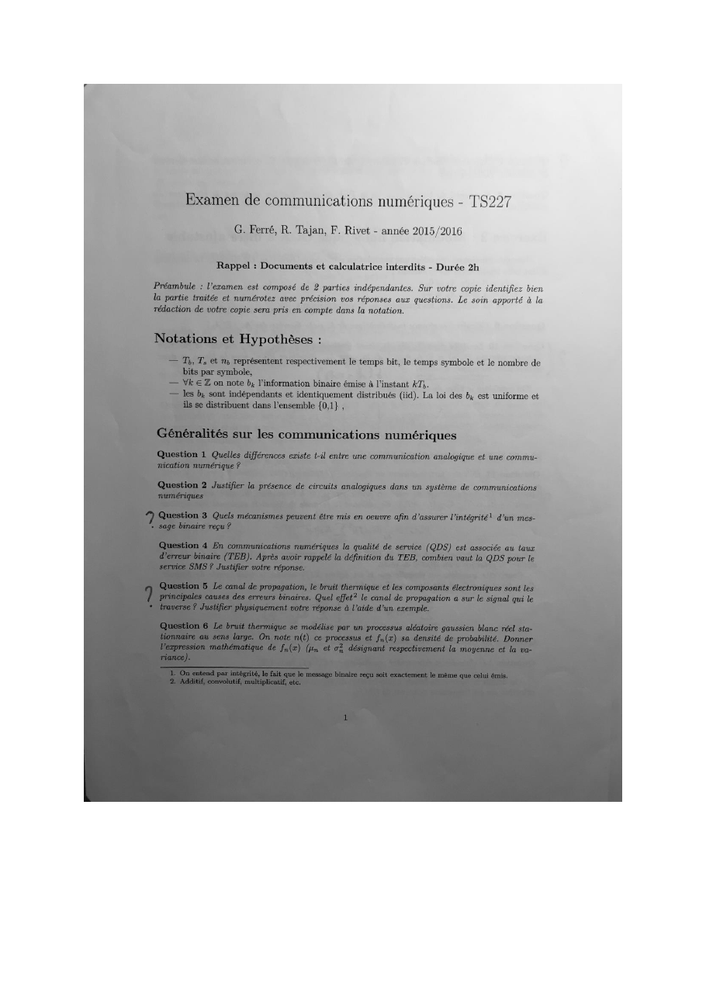
#> input picture _apercu_tmp/ts227ann/2015-2016-1.png, 706 x 999 px, shrunk from 910 x 1287 before the run
$ python skew.py 2015-2016-1.png 5 5
#> lines starting #> are read from the running program, lines starting #| are printed output that depends on the picture; after the words box and inside, x2 and y2 are one past the last pixel; in counts of white or black regions, pixels touching at a corner belong together
import sys, numpy as np
from PIL import Image, ImageFilter
f=sys.argv[1]; x0,x1=int(sys.argv[2]),int(sys.argv[3])
im=Image.open(f).convert('L')
g=np.asarray(im,float)
fond=np.asarray(im.filter(ImageFilter.MaxFilter(31)).filter(ImageFilter.GaussianBlur(30)),float)
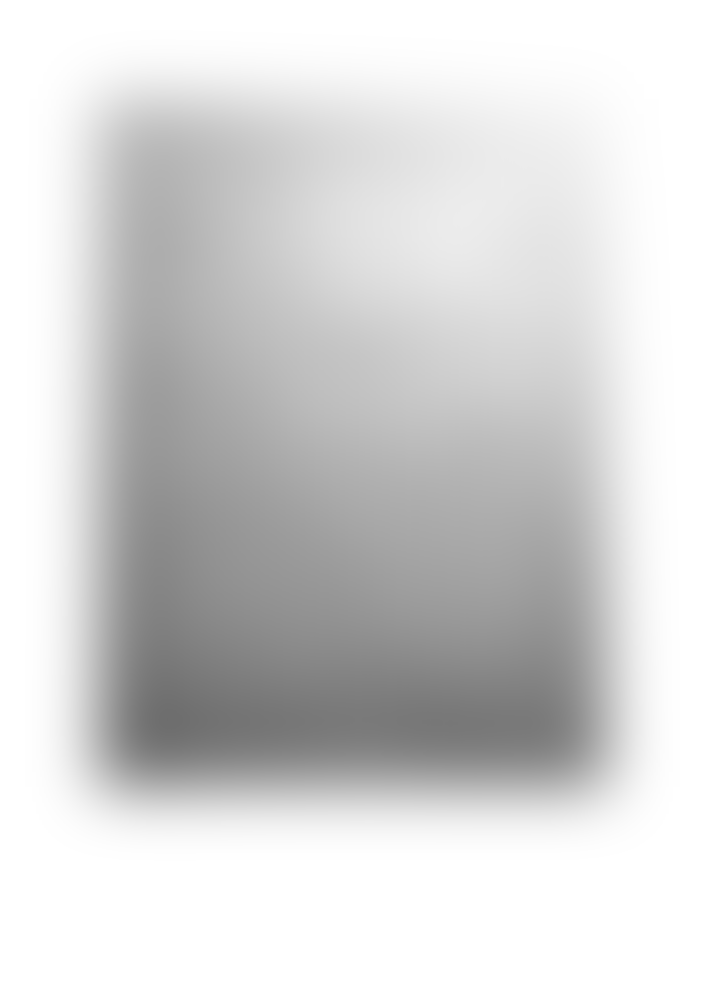
#> fond: shape (999, 706) float64; min 109, max 255, mean 213.5
a=g/np.maximum(fond,1); ink=(a<0.6).astype(float)
#> after `a = g / np.maximum(fond, 1)`:
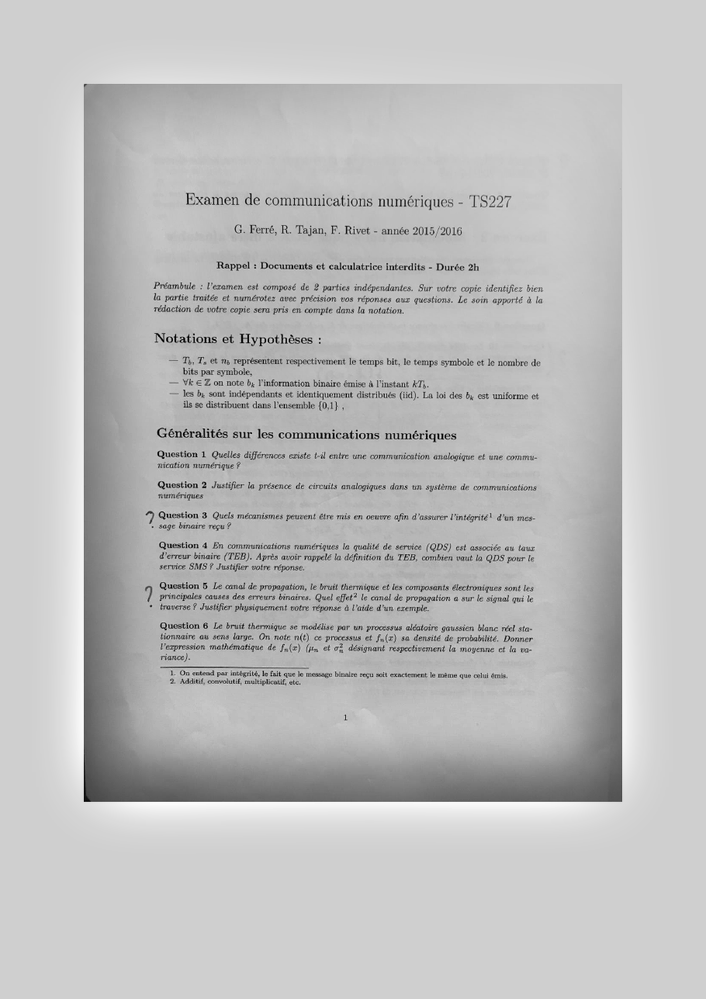
#> a: shape (999, 706) float64; min 0, max 1.23, mean 0.917; drawn with min black and max white
#> after `ink = (a < 0.6).astype(float)`:
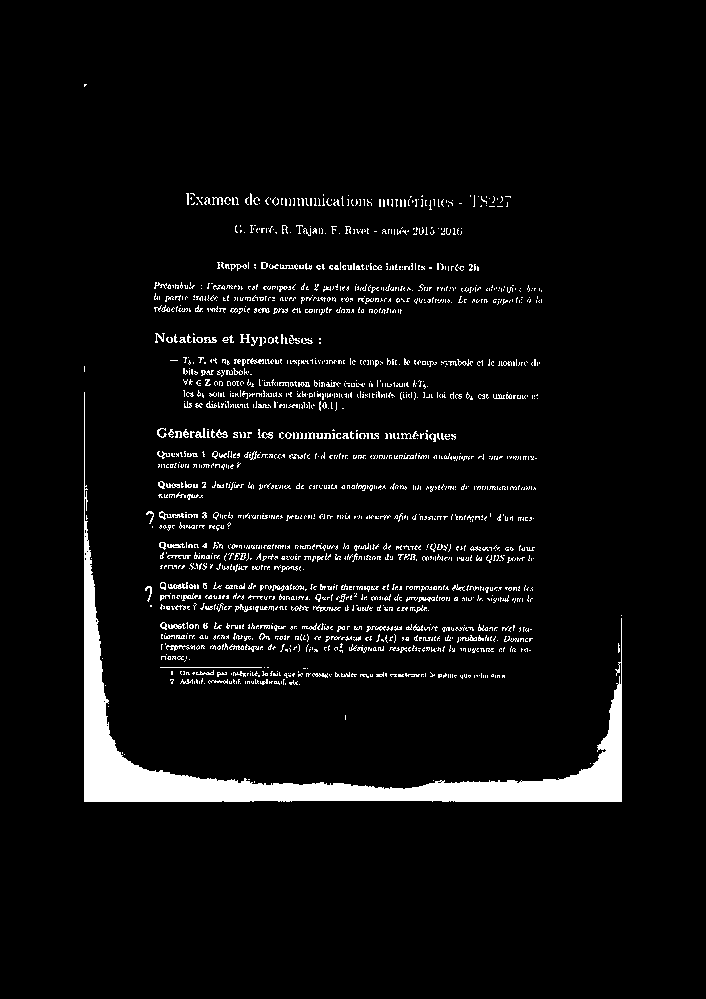
#> ink: shape (999, 706) float64; values 0 (black) and 1 (white), 5% white; 1716 white regions (1520 under 20 px), largest, box (x1, y1, x2, y2) and area: (84, 392, 622, 802) 18048, (160, 667, 262, 668) 102, (159, 511, 184, 520) 78
H,W=ink.shape
#> H = 999; W = 706
xs=np.arange(x0,x1); xc=(x0+x1)/2
for yc in range(150,H-150,100):
    best=None
    for s in np.arange(-0.04,0.0401,0.001):
        prof=np.zeros(H+200)
        sub=ink[:,x0:x1]
        # shear: row index y' = y - s*(x-xc)
        for j in range(0,x1-x0,4):
            dy=int(round(s*(xs[j]-xc)))
            col=sub[max(0,yc-120):min(H,yc+120),j]
            prof[100+max(0,yc-120)-dy:100+max(0,yc-120)-dy+len(col)]+=col
        v=(np.diff(prof)**2).sum()
        if best is None or v>best[0]: best=(v,s)
    dens=ink[yc-50:yc+50,x0:x1].mean()
    print(yc, round(best[1],3), round(dens,3))
#> this loop made 7 passes
#| 150 -0.04 nan
#| 250 -0.04 nan
#| 350 -0.04 nan
#| 450 -0.04 nan
#| 550 -0.04 nan
#| 650 -0.04 nan
#| 750 -0.04 nan

$ run again, on _apercu_tmp/ts227ann/2016-2017-1.png
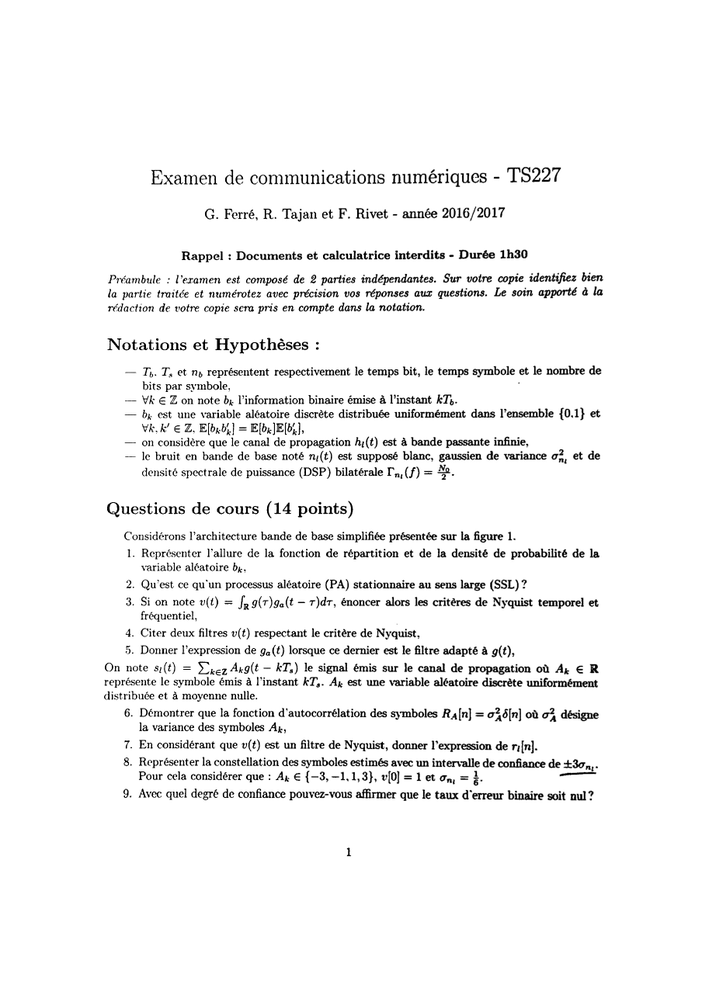
#> input picture _apercu_tmp/ts227ann/2016-2017-1.png, 709 x 995 px, shrunk from 913 x 1282 before the run
#> fond: shape (995, 709) float64; every value is 255
#> `ink = (a < 0.6).astype(float)`:
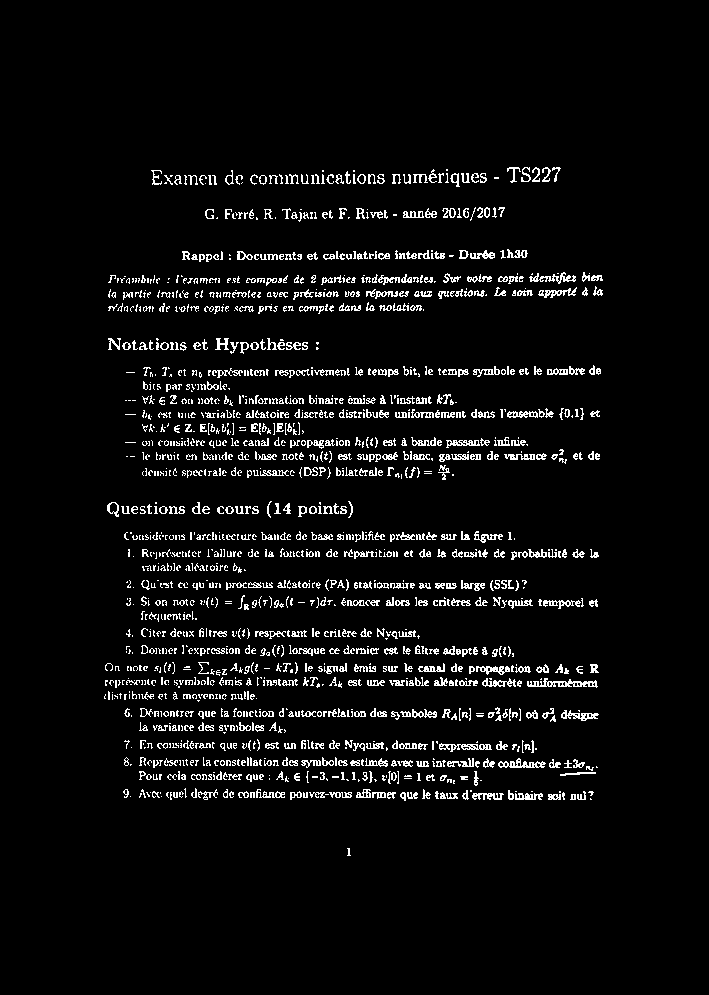
#> ink: shape (995, 709) float64; values 0 (black) and 1 (white), 5.1% white in thin lines or dots, all inside (x1, y1, x2, y2) = (104, 167, 603, 856)
#> the loop `for yc in range(150,H-150,100):` made 7 passes
#| 150 -0.04 nan
#| 250 -0.04 nan
#| 350 -0.04 nan
#| 450 -0.04 nan
#| 550 -0.04 nan
#> (further printed lines are left out)

$ run again, on _apercu_tmp/ts227ann/2016-2017-2.png
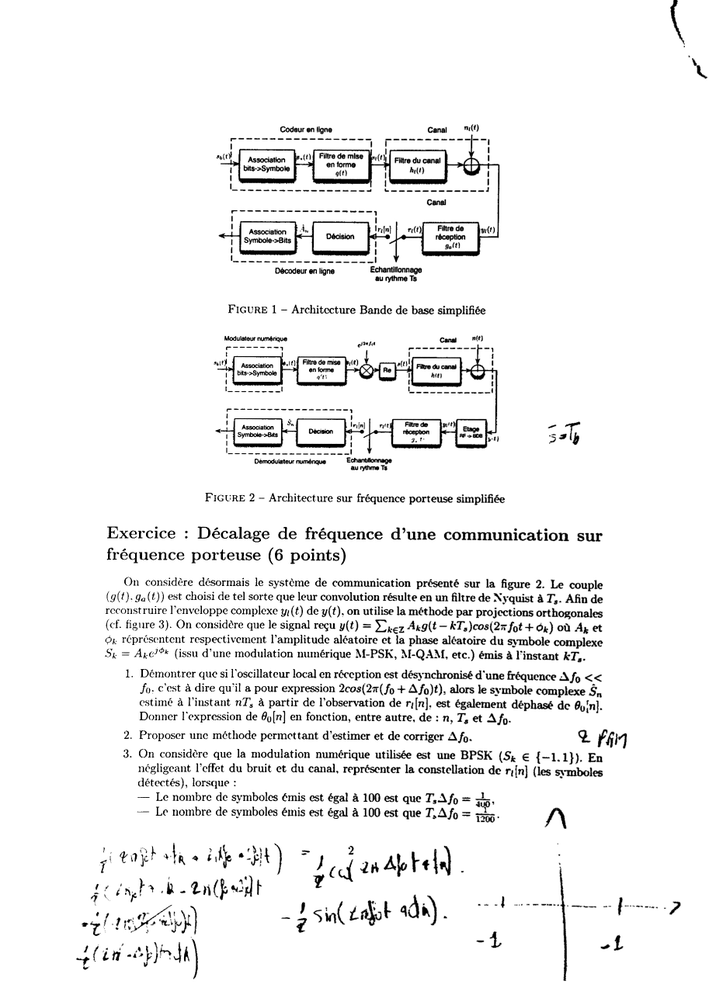
#> input picture _apercu_tmp/ts227ann/2016-2017-2.png, 709 x 995 px, shrunk from 913 x 1282 before the run
#> fond: shape (995, 709) float64; every value is 255
#> `ink = (a < 0.6).astype(float)`:
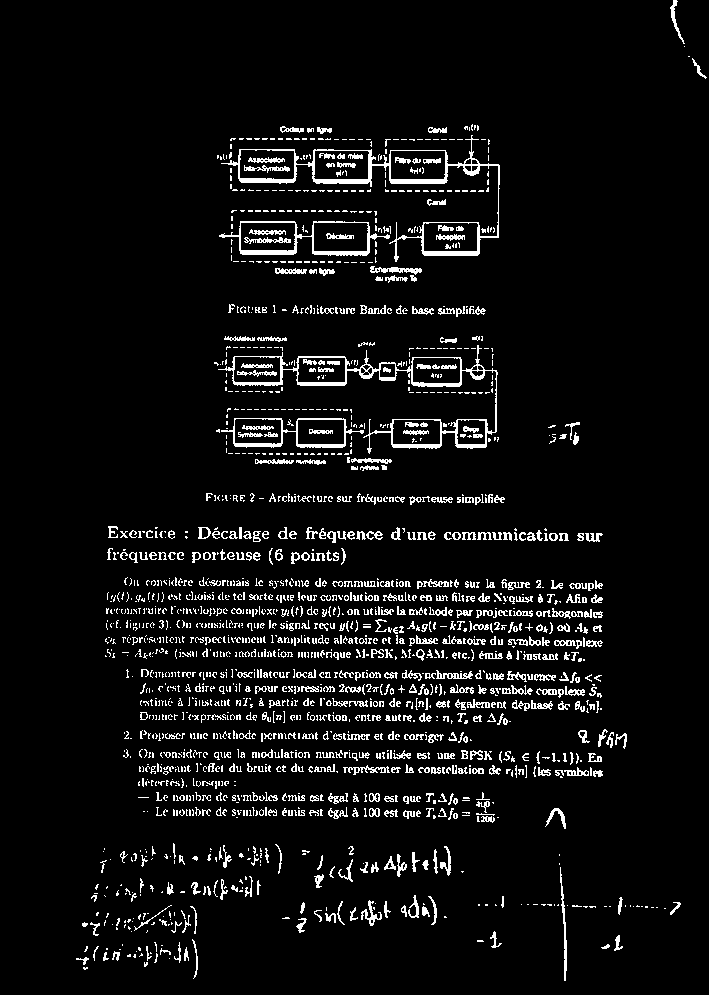
#> ink: shape (995, 709) float64; values 0 (black) and 1 (white), 6.2% white in thin lines or dots, all inside (x1, y1, x2, y2) = (76, 0, 707, 981)
#> the loop `for yc in range(150,H-150,100):` made 7 passes
#| 150 -0.04 nan
#| 250 -0.04 nan
#| 350 -0.04 nan
#| 450 -0.04 nan
#| 550 -0.04 nan
#> (further printed lines are left out)
